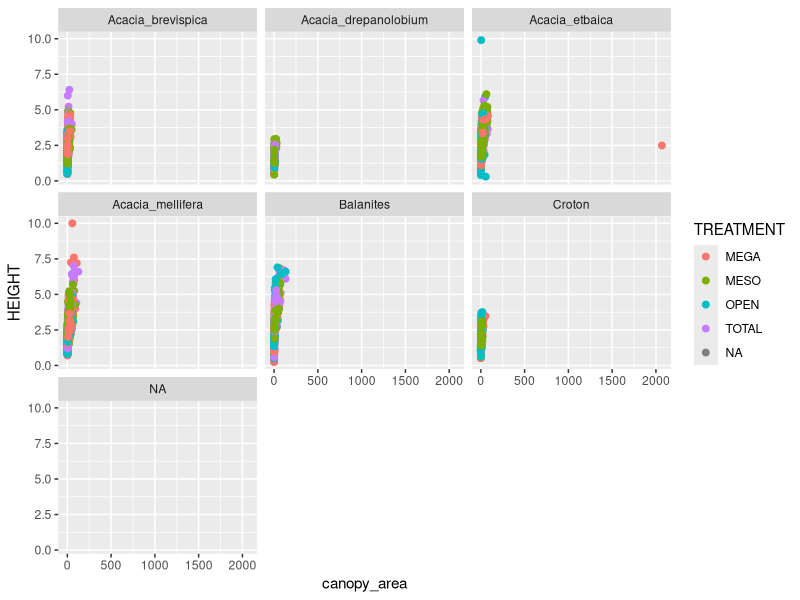
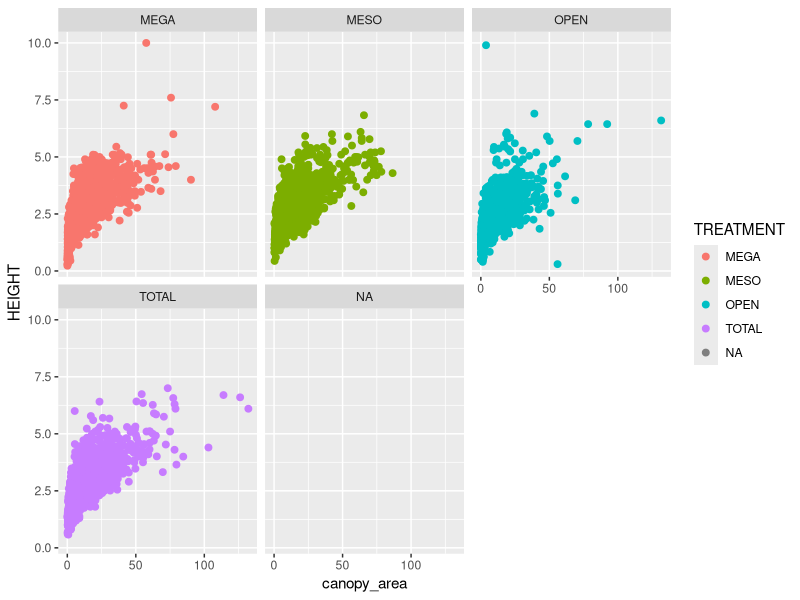
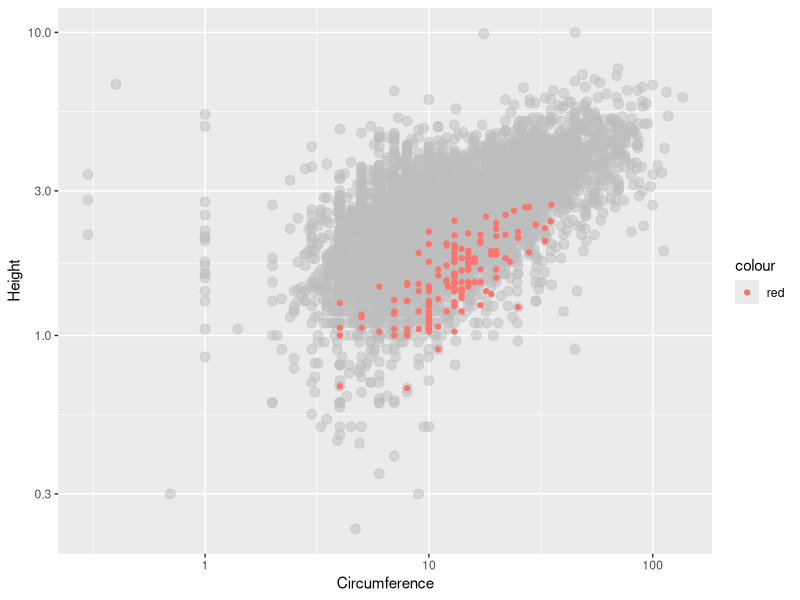

These charts were generated, in order, by the following R code:
## ---- chunk 1
knitr::opts_chunk$set(echo = TRUE)
#install.packages("readr")
library(readr)
## ---- chunk 2
getwd()

## ---- chunk 3
trees <- read_tsv(file ="../data-raw/TREE_SURVEYS.txt",
               col_types = list(HEIGHT = col_double(),
                                AXIS_2 = col_double()))
## ---- chunk 4
head(trees)
str(trees)
## ---- chunk 5
canopy_area <- trees$AXIS_1 * trees$AXIS_2
canopy_area
trees$canopy_area <- canopy_area
head(trees)
## ---- chunk 6
subset(trees, select = c(SURVEY, YEAR,SITE, canopy_area))
## ---- chunk 7
library(ggplot2)
ggplot(data = trees, mapping = aes(x = canopy_area, y = HEIGHT, color = TREATMENT)) +
geom_point(size = 2) +
  facet_wrap(~SPECIES)
## ---- chunk 8
3 > 4
numbers <- 1:10
numbers > 4
canopy_area > 2000
which(canopy_area > 2000)
canopy_area[3839]
canopy_area[-3839]
numbers[-4]
## ---- chunk 9
trees2 <- trees[-3839,]
## ---- chunk 10
ggplot(data = trees2, mapping = aes(x = canopy_area, y = HEIGHT,  color = TREATMENT)) +
geom_point(size = 2) +
  facet_wrap(~TREATMENT)
## ---- chunk 11
library(ggplot2)
aca <- read.csv(file = "../data-raw/ACACIA_DREPANOLOBIUM_SURVEY.txt", sep = "\t", na.strings = "dead")
ggplot() +
  geom_point(data = trees, mapping = aes(x = CIRC, y = HEIGHT), size = 3, alpha = 0.5, color = "gray") +
  labs(x = "Circumference", y = "Height") +
  scale_x_log10() +
  scale_y_log10() +
  geom_smooth(method = "lm") +
  geom_line() +
  geom_point(data = aca, mapping = aes(x = CIRC, y = HEIGHT, color = "red")) +
  scale_x_log10() +
  scale_y_log10() +
  geom_smooth(method = "lm") +
  geom_line()
